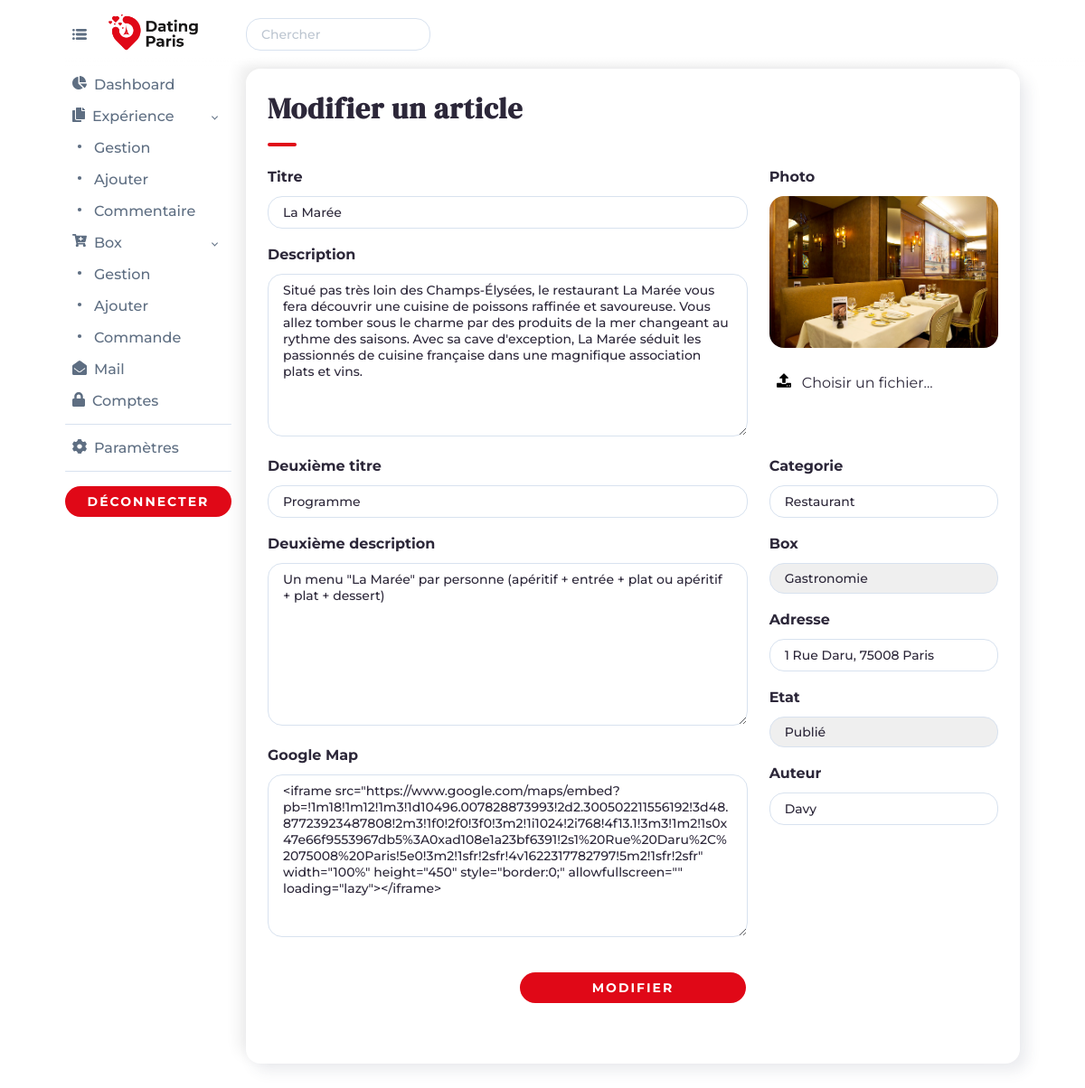
The page /admin/modifier-experience?id=2 (signed in) on the database its author committed.
### tables this page shows
CREATE TABLE `article` (
  `id_article` int(11) NOT NULL,
  `titre` varchar(255) NOT NULL,
  `description` text NOT NULL,
  `photo` varchar(255) NOT NULL,
  `titre_info` varchar(255) NOT NULL,
  `description_info` text NOT NULL,
  `categorie` varchar(255) NOT NULL,
  `box` varchar(255) NOT NULL,
  `adresse` varchar(255) NOT NULL,
  `map` text NOT NULL,
  `etat` int(11) NOT NULL,
  `membre_id` int(11) NOT NULL
);

CREATE TABLE `membre` (
  `id_membre` int(11) NOT NULL,
  `nom` varchar(255) NOT NULL,
  `prenom` varchar(255) NOT NULL,
  `email` varchar(255) NOT NULL,
  `mdp` varchar(255) NOT NULL,
  `statut` int(5) NOT NULL,
  `limit_connexion` int(11) NOT NULL,
  `limit_date` date NOT NULL
);

### admin/modifier-experience.php (the view, shortened to what this page needs)
<?php
require_once("../include/init.php");
if (isset($_GET['id'])) {
    $pdo_statement = $pdo_object->prepare("SELECT * FROM article WHERE id_article = :id_article");
    $pdo_statement->bindValue(':id_article', $_GET['id'], PDO::PARAM_INT);
    $pdo_statement->execute();
    $article_array = $pdo_statement->fetch(PDO::FETCH_ASSOC);
    $pdo_statement_3 = $pdo_object->prepare("SELECT * FROM membre WHERE id_membre = :id_membre");
    $pdo_statement_3->bindValue(':id_membre', $article_array['membre_id'], PDO::PARAM_INT);
    $pdo_statement_3->execute();
    $membre_array = $pdo_statement_3->fetch(PDO::FETCH_ASSOC);
}
else {
    header("Location:" . URL . "/admin/gestion-articles");
}
require_once("../include/header-admin.php");
?>
                <div class="block_admin_davy">
                    <h1 class="h1_moyen_davy">Modifier un article</h1>
                    <hr class="anime_scroll_davy">
                    <form method="post" enctype="multipart/form-data">
                        <div class="row">
                            <div class="col-md-8">
                                <label for="titre"><strong>Titre</strong></label><br>
                                <input type="text" id="titre" name="titre" placeholder="Titre" class="width_full_davy" value="<?= $article_array['titre'] ?>"><br><br>
                                <label for="description"><strong>Description</strong></label><br>
                                <textarea id="description" tabindex="5" rows="9" name="description" placeholder="Description" class="width_full_davy"><?= $article_array['description'] ?></textarea><br><br>
                            </div>
                            <div class="col-md-4">
                                <label for="photo"><strong>Photo</strong></label><br>
                                <img class="width_full_davy border_radius_davy" src="<?= URL ?>/images/<?= $article_array['photo'] ?>" alt="<?= $article_array['photo'] ?>"><br>
                                <label for="photo"><img src="<?= URL ?>/images/icon-file.svg" alt="icon" class="icon_admin"> Choisir un fichier...</label>
                            </div>
                        </div>
                        <div class="row">
                            <div class="col-md-8">
                                <label for="titre_info"><strong>Deuxième titre</strong></label><br>
                                <input type="text" id="titre_info" name="titre_info" placeholder="Deuxième titre" class="width_full_davy" value="<?= $article_array['titre_info'] ?>"><br><br>
                                <label for="description_info"><strong>Deuxième description</strong></label><br>
                                <textarea id="description_info" tabindex="5" rows="9" name="description_info" placeholder="Description" class="width_full_davy"><?= $article_array['description_info'] ?></textarea><br><br>
                                <label for="map"><strong>Google Map</strong></label><br>
                                <textarea id="map" tabindex="5" rows="9" name="map" placeholder="Google Map" class="width_full_davy"><?= $article_array['map'] ?></textarea><br><br>
                            </div>
                            <div class="col-md-4">
                                <label for="categorie"><strong>Categorie</strong></label><br>
                                <input type="text" id="categorie" name="categorie" placeholder="Categorie" class="width_full_davy" value="<?= $article_array['categorie'] ?>"><br><br>
                                <label for="box"><strong>Box</strong></label><br>
                                <select id="box" name="box" class="width_full_davy">
                                    <option value="<?= $article_array['box'] ?>"><?= $article_array['box'] ?></option>
                                </select><br><br>
                                <label for="adresse"><strong>Adresse</strong></label><br>
                                <input type="text" id="adresse" name="adresse" placeholder="Adresse" class="width_full_davy" value="<?= $article_array['adresse'] ?>"><br><br>
                                <label for="etat"><strong>Etat</strong></label><br>
                                <select id="etat" name="etat" class="width_full_davy">
                                    <option value="<?= $article_array['etat'] ?>">
                                        <?php if ($article_array['etat'] == 1) {echo "Publié";} ?>
                                    </option>
                                </select><br><br>
                                <label for="membre"><strong>Auteur</strong></label><br>
                                <input type="text" id="membre" name="membre" placeholder="Auteur" class="width_full_davy" value="<?= $membre_array['prenom'] ?>"><br><br>
                            </div>
                        </div>
                        <a aria-label="Valider" class="bouton_anim_davy bouton_envoyer block_center_davy" data-text="Modifier" title="Modifier">
                            <input type="submit" id="modifier" name="modifier" value="Modifier" class="bouton_submit">
                        </a><br>
                    </form>
                </div>
<?php
require_once("../include/footer-admin.php");
?>

### include/css/style_bouton.css (style rules this page uses)
.bouton_anim_davy { color: white; background: #E00817; display: inline-block; position: relative; text-align: center; text-decoration: none; width: 250px; font-size: 14px; font-weight: 700; padding: 8px 0px; border-radius: 32px; }
.bouton_anim_davy:before { content: attr(data-text); text-transform: uppercase; position: absolute; transform: translate(0px, 0px); left: 0; width: 100%; font-size: 14px; letter-spacing: 2px; opacity: 1; transition: 0.25s cubic-bezier(0.5, -1, 0.5, 2); }
.bouton_envoyer { position: relative; }
.bouton_submit { cursor: pointer; color: rgba(0, 0, 0, 0); background: rgba(0, 0, 0, 0); position: absolute; border: none; top: 0; left: 0; height: 100%; width: 100%; }

### include/css/style.css (style rules this page uses)
* { box-sizing: border-box; font-family: 'Montserrat', sans-serif; }
html { scroll-behavior: smooth; }
body { color: #2c2739; margin: 0; }
h1, h2 { font-family: 'DM Serif Display', serif; font-size: 48px; font-weight: 900; letter-spacing: 1px; line-height: 1.3em; margin: 0; }
.h1_moyen_davy, .h2_moyen_davy { font-size: 32px; font-weight: 700; }
p, a { font-size: 16px; }
a { color: #2c2739; text-decoration: none; cursor: pointer; font-weight: 700; }
label { display: inline-block; margin-bottom: 12px; }
input, textarea, select, .input_davy { color: #2c2739; border: 1px solid #d8e2ef; font-size: 14px; font-weight: 500; padding: 8px 16px; border-radius: 16px; }
textarea { overflow: auto; resize: vertical; }
input::placeholder, textarea::placeholder { color: #bdc6d1; font-weight: 500; }
input[type=submit] { cursor: pointer; }
input[type=file] + label { display: block; cursor: pointer; }
select { -webkit-appearance: none; -moz-appearance: none; appearance: none; }
hr { background: #E00A18; border: 0; height: 4px; width: 32px; margin: 16px 0px 24px 0px; border-radius: 32px; }
.width_full_davy { width: 100%; }
.block_center_davy { display: block; margin: 16px auto 24px auto; }
.border_radius_davy, iframe { border-radius: 16px; }

### include/css/style_admin.css (style rules this page uses)
.block_admin_davy { background: #ffffff; padding: 24px; border-radius: 16px; box-shadow: 8px 8px 16px rgba(59, 65, 94, 0.1), -8px -8px 16px rgba(0, 0, 0, 0.07); }
.icon_admin { max-width: 16px; max-height: 16px; margin: 0px 8px; }

### rows shown on the page
article: titre "La Marée", description "Situé pas très loin des Champs-Élysées, le restaurant La Marée vous fera découvrir une cuisine de poissons raffinée et savoureuse. Vous allez tomber sous le charme par des produits de la mer changeant au rythme des saisons. Avec sa cave d'exception, La Marée séduit les passionnés de cuisine française dans une magnifique association plats et vins.", photo (picture), titre_info "Programme", description_info "Un menu \"La Marée\" par personne (apéritif + entrée + plat ou apéritif + plat + dessert)", map "<iframe src=\"https://www.google.com/maps/embed?pb=!1m18!1m12!1m3!1d10496.007828873993!2d2.300502211556192!3d48.87723923487808!2m3!1f0!2f0!3f0!3m2!1i1024!2i768!4f13.1!3m3!1m2!1s0x47e66f9553967db5%3A0xad108e1a23bf6391!2s1%20Rue%20Daru%2C%2075008%20Paris!5e0!3m2!1sfr!2sfr!4v1622317782797!5m2!1sfr!2sfr\" width=\"100%\" height=\"450\" style=\"border:0;\" allowfullscreen=\"\" loading=\"lazy\"></iframe>", categorie "Restaurant", box "Gastronomie", adresse "1 Rue Daru, 75008 Paris", etat "Publié"
membre: membre "Davy"
